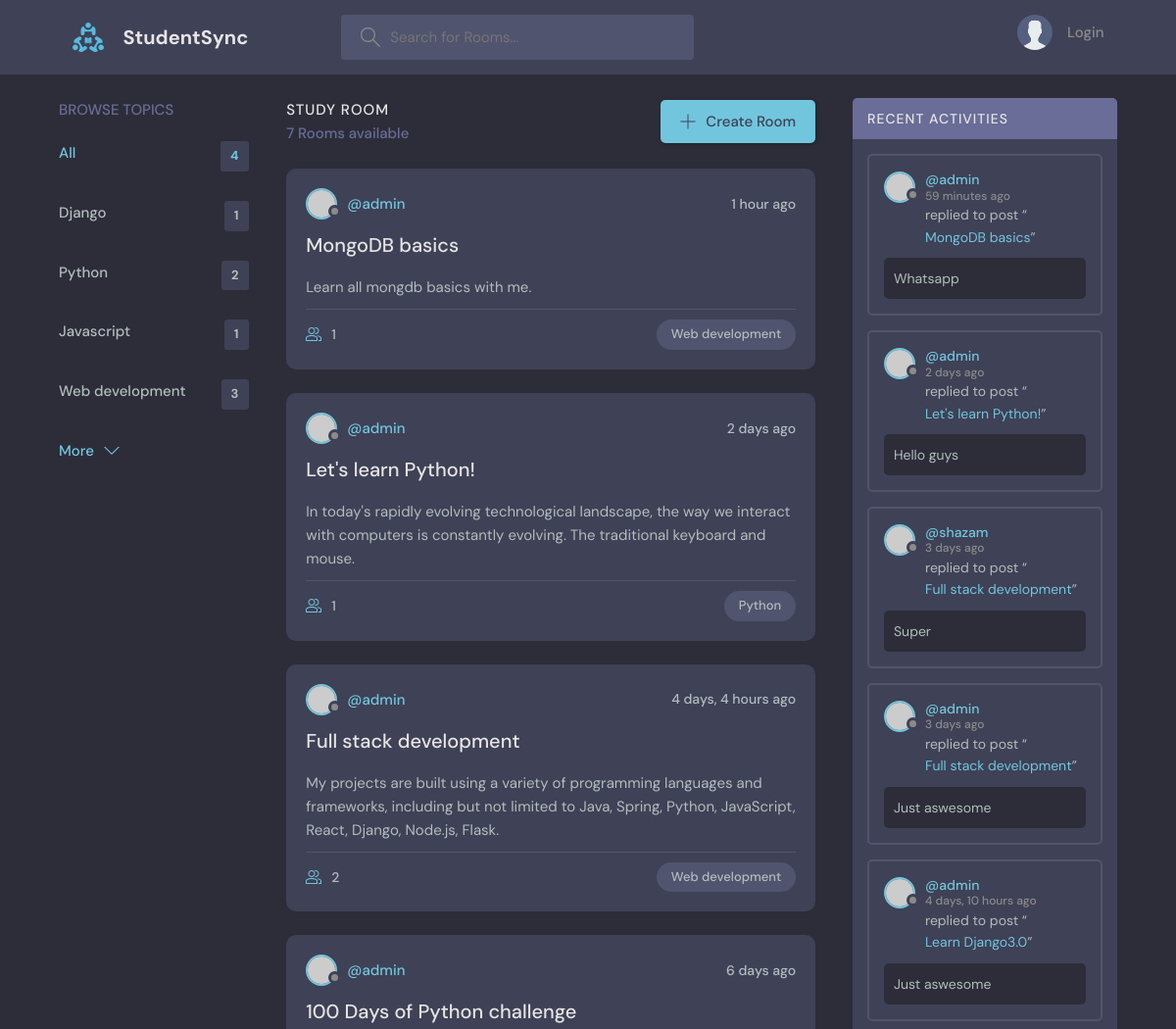
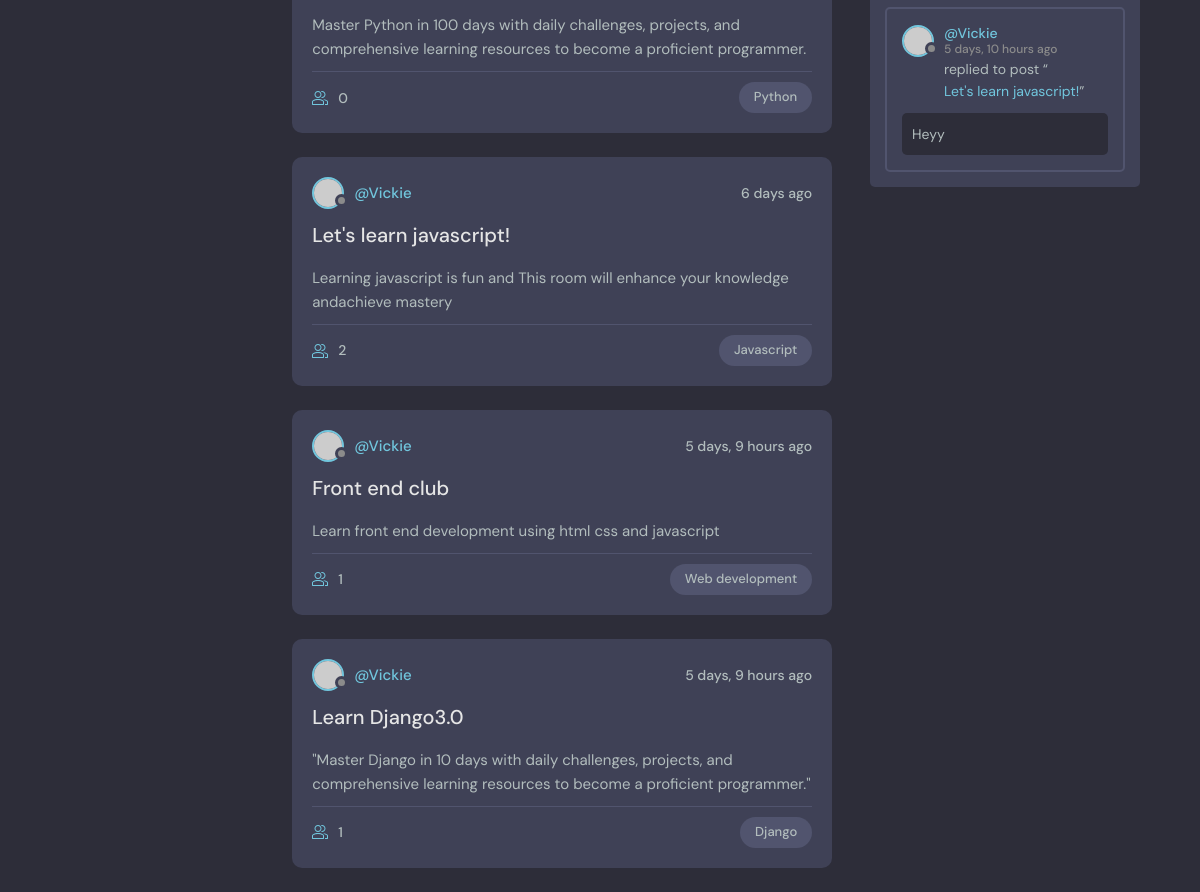
The page / on the database its author committed (2 pictures, top to bottom).
### base/models.py (models this page shows, shortened)
class Topic(models.Model):
    name=models.CharField(max_length=200)

class Room(models.Model):
    host= models.ForeignKey(User,on_delete=models.SET_NULL,null=True)
    topic= models.ForeignKey(Topic,on_delete=models.SET_NULL,null=True)
    name=models.CharField(max_length=200)
    description=models.TextField(null=True,blank=True)
    participants=models.ManyToManyField(User,related_name='participants',blank=True)
    updated=models.DateTimeField(auto_now=True)
    created=models.DateTimeField(auto_now_add=True)
    class Meta:
        ordering=['-updated','-created']

class Message(models.Model):
    user=models.ForeignKey(User,on_delete=models.CASCADE)
    room=models.ForeignKey(Room,on_delete=models.CASCADE)
    body=models.TextField()
    updated=models.DateTimeField(auto_now=True)
    created=models.DateTimeField(auto_now_add=True)
    class Meta:
        ordering=['-updated','-created']

### base/views.py (the view)
# urls.py: path('',views.home,name="home"),
def home(request):
    q = request.GET.get('q') if request.GET.get('q') != None else ''
    rooms = Room.objects.filter(
        Q(topic__name__icontains=q) |
        Q(name__icontains=q) |
        Q(description__icontains=q)
    )
    topics = Topic.objects.all()
    room_messages = Message.objects.filter(Q(room__name__icontains=q))
    context = {'rooms': rooms, 'topics': topics,
               'room_messages': room_messages}
    return render(request, 'base/home.html', context)

### base/templates/base/home.html (shortened to what this page needs)
{% extends 'main.html' %} {% block content %}
<main class="layout layout--3">
  <div class="container">
    <div>{% include 'base/topics_component.html' %}</div>
    <div class="roomList">
      <div class="roomList__header">
        <div>
          <h2>Study Room</h2>
          <p>{{rooms.count}} Rooms available</p>
        </div>
        <a class="btn btn--main" href="{% url 'create-room' %}">
          <svg
            version="1.1"
            xmlns="http://www.w3.org/2000/svg"
            width="32"
            height="32"
            viewBox="0 0 32 32"
          >
            <title>add</title>
            <path
              d="M16.943 0.943h-1.885v14.115h-14.115v1.885h14.115v14.115h1.885v-14.115h14.115v-1.885h-14.115v-14.115z"
            ></path>
          </svg>
          Create Room
        </a>
      </div>
      {% include 'base/feed_component.html' %}
    </div>
    {% include 'base/activity_component.html' %}
  </div>
</main>
{% endblock content %}

### base/templates/base/topics_component.html
<div class="topics">
  <div class="topics__header">
    <h2>Browse Topics</h2>
  </div>
  <ul class="topics__list">
    <li>
      <a href="{% url 'home' %}" class="active">All <span>{{topics.count}}</span></a>
    </li>
    {% for topic in topics %}
    <li>
      <a href="{% url 'home' %}?q={{topic.name}}">{{topic.name}} <span>{{topic.room_set.all.count}}</span></a>
    </li>
    {% endfor %}
  </ul>
  <a class="btn btn--link" href="topics.html">
    More
    <svg
      version="1.1"
      xmlns="http://www.w3.org/2000/svg"
      width="32"
      height="32"
      viewBox="0 0 32 32"
    >
      <title>chevron-down</title>
      <path d="M16 21l-13-13h-3l16 16 16-16h-3l-13 13z"></path>
    </svg>
  </a>
</div>

### base/templates/base/feed_component.html (shortened to what this page needs)
{% for room in rooms %}
<div class="roomListRoom">
  <div class="roomListRoom__header">
    <a href="{% url 'profile' room.host.id %}" class="roomListRoom__author">
      <div class="avatar avatar--small">
        <img src="https://randomuser.me/api/portraits/women/11.jpg" />
      </div>
      <span>@{{room.host.username}}</span>
    </a>
    <div class="roomListRoom__actions">
      <span>{{room.created|timesince}} ago</span>
    </div>
  </div>
  <div class="roomListRoom__content">
    <a href="{% url 'room' room.id %}">{{room.name}}</a>
    <p>
      {{room.description}}
    </p>
  </div>
  <div class="roomListRoom__meta">
    <a href="{% url 'room' room.id %}" class="roomListRoom__joined">
      {{room.participants.all.count}}
    </a>
    <p class="roomListRoom__topic">{{room.topic.name}}</p>
  </div>
</div>
{% endfor %}

### base/templates/base/activity_component.html (shortened to what this page needs)
<div class="activities">
  <div class="activities__header">
    <h2>Recent Activities</h2>
  </div>
  {% for message in room_messages %}
  <div class="activities__box">
    <div class="activities__boxHeader roomListRoom__header">
      <a href="{% url 'profile' message.user.id %}" class="roomListRoom__author">
        <div class="avatar avatar--small">
          <img src="https://randomuser.me/api/portraits/women/11.jpg" />
        </div>
        <p>
          @{{message.user}}
          <span> {{message.created|timesince}} ago</span>
        </p>
      </a>
    </div>
    <div class="activities__boxContent">
      <p>
        replied to post “<a href="{% url 'room' message.room.id %}">{{message.room.name}}</a
        >”
      </p>
      <div class="activities__boxRoomContent">
        {{message.body}}
      </div>
    </div>
  </div>
  {% endfor %}
</div>

### rows shown on the page
Topic: name "Django", room_set.all.count "1"
Topic: name "Python", room_set.all.count "2"
Topic: name "Javascript", room_set.all.count "1"
Topic: name "Web development", room_set.all.count "3"
Room: host.username "admin", created "1 hour", name "MongoDB basics", description "Learn all mongdb basics with me.", participants.all.count "1", topic.name "Web development"
Room: host.username "admin", created "2 days", name "Let's learn Python!", description "In today's rapidly evolving technological landscape, the way we interact with computers is constantly evolving. The traditional keyboard and mouse.", participants.all.count "1", topic.name "Python"
Room: host.username "admin", created "4 days, 4 hours", name "Full stack development", description "My projects are built using a variety of programming languages and frameworks, including but not limited to Java, Spring, Python, JavaScript, React, Django, Node.js, Flask.", participants.all.count "2", topic.name "Web development"
Room: host.username "admin", created "6 days", name "100 Days of Python challenge", description "Master Python in 100 days with daily challenges, projects, and comprehensive learning resources to become a proficient programmer.", participants.all.count "0", topic.name "Python"
Room: host.username "Vickie", created "6 days", name "Let's learn javascript!", description "Learning javascript is fun and This room will enhance your knowledge andachieve mastery", participants.all.count "2", topic.name "Javascript"
Room: host.username "Vickie", created "5 days, 9 hours", name "Front end club", description "Learn front end development using html css and javascript", participants.all.count "1", topic.name "Web development"
Room: host.username "Vickie", created "5 days, 9 hours", name "Learn Django3.0", description "\"Master Django in 10 days with daily challenges, projects, and comprehensive learning resources to become a proficient programmer.\"", participants.all.count "1", topic.name "Django"
Message: user "admin", created "59 minutes", room.name "MongoDB basics", body "Whatsapp"
Message: user "admin", created "2 days", room.name "Let's learn Python!", body "Hello guys"
Message: user "shazam", created "3 days", room.name "Full stack development", body "Super"
Message: user "admin", created "3 days", room.name "Full stack development", body "Just aswesome"
Message: user "admin", created "4 days, 10 hours", room.name "Learn Django3.0", body "Just aswesome"
Message: user "Vickie", created "5 days, 10 hours", room.name "Let's learn javascript!", body "Heyy"

### other values the page prints
{{ topics.count }} "4"
{{ rooms.count }} "7"
